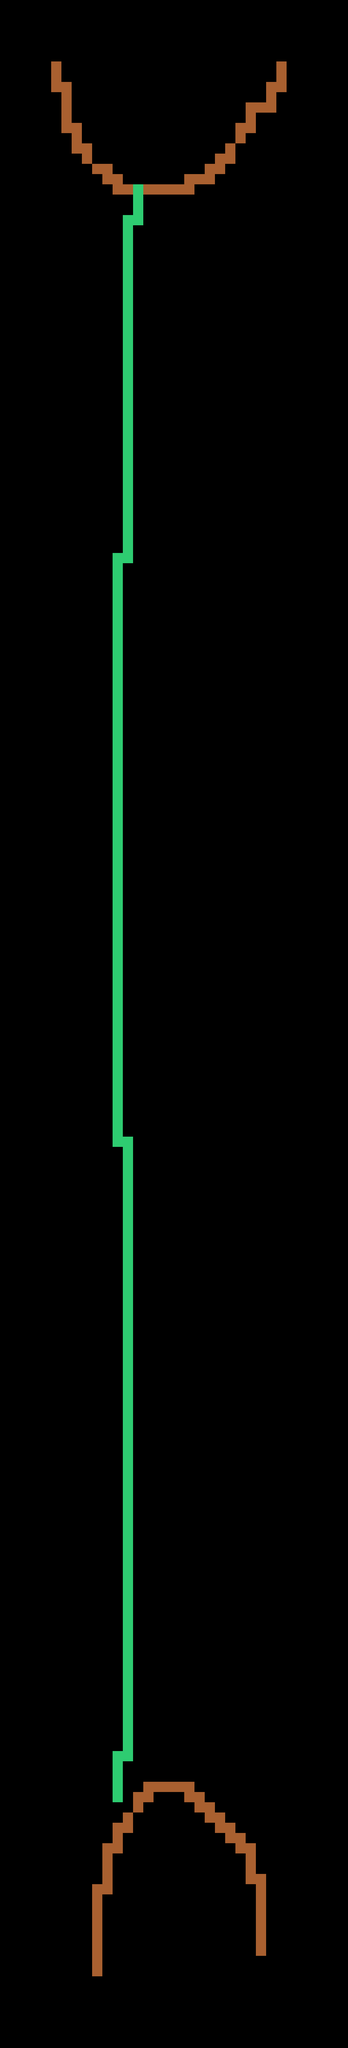

A level layout from a 2D game, rendered from its tile map. Below: a short description, then the map file with tile-grid data replaced by summaries:
An orthogonal 34x200 tile map with 32x32 px tiles, 1 tile layer (Tile Layer 1).

<map version="1.10" tiledversion="1.10.2" orientation="orthogonal" renderorder="left-down" width="34" height="200" tilewidth="32" tileheight="32" infinite="0" nextlayerid="2" nextobjectid="1">
 <tileset firstgid="1" name="preview4" tilewidth="32" tileheight="32" tilecount="13860" columns="165">
  <image source="preview4.png" width="5282" height="2710" />
 </tileset>
 <layer id="1" name="Tile Layer 1" width="34" height="200">
  <data>[6800 cells, 256 non-empty, 2 distinct tile ids]</data>
 </layer>
</map>
